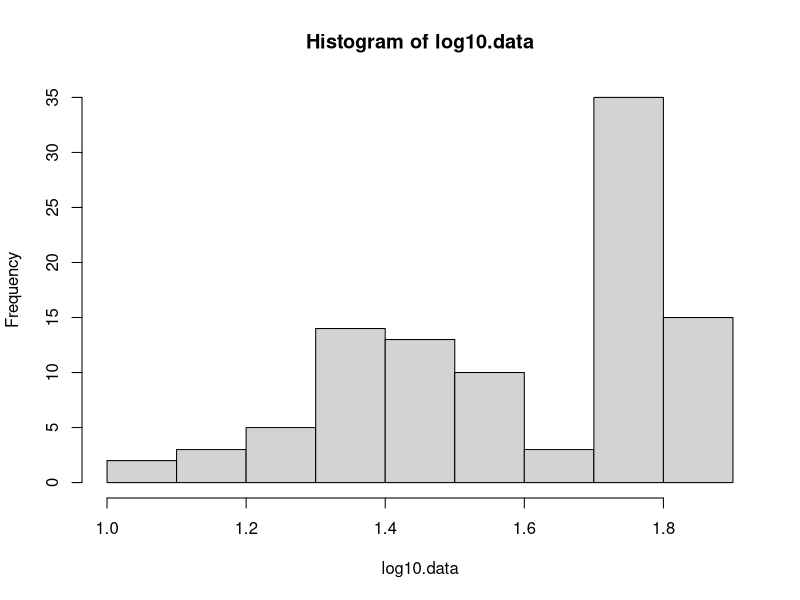

The R source for this figure: (Note: this script raises an error after producing the figure.)
### A reprex for trying to interpret the code from Barichievy et al. 2018 Ecology and Evolution paper
# Create data -------------------------------------------------------------

# Create a simple bimodal body mass distirbution
log10.data <- c(log(rnorm(4, .5, n = 50)), log(rnorm(6, .1, n = 50)))
hist(log10.data)


# Eplore the netutral null function ---------------------------------------

# set the resolution over which we will generate random samples?
resolution = 100

## Run through the neutral null function
# Neutral.Null <- function(log10.data, resolution=4000) {
  log10.data <- sort(log10.data)
  
  # get min and max body masses
  Dmax = max(log10.data, na.rm = TRUE)
  Dmin = min(log10.data, na.rm = TRUE)
  
  # get space elapsed between sampling within a simulation (unit takes on unit log10.data)
  ds = (Dmax - Dmin) / resolution
  
  # Get the upper and lower limits the bandwidth values
  MaxK = (Dmax - Dmin) / 2
  MinK = ds * 2
  
  # create a vector of bandwidth (bw) values for use in the density function below
  ks = seq(MinK, MaxK, by = 1 / resolution)
  
  # generate an empty matrix 
  bws = matrix(data = NA,
               nrow = length(ks),
               ncol = 1)
  
  # Run loop over the vector of ks
  for (i in 1:length(ks)) {
    
    # calculate KS density estimate
    KSdens <- density(log10.data, bw = ks[i], "gaussian", adjust = 1)
    
    
    # Test if the ksdensity is unimodal by...
      ## take first difference (convert to -1,0,or 1)
      ### take another first difference to get -2, 0, or 2
    TF <- which(diff(sign(diff(KSdens$y))) == 2) + 1
    
    ### So, is this saying that if ANY differ from 
    if (length(TF) == 0) bws[i] = 1
    if (length(TF) != 0)  bws[i] = 0
  }
  
  #Define the neutral Null
    ## first get the minimum of the bandwidths, which indicates I think the FIRST break in the distirbuiton?
    r = min(which(bws == 1))
  
    # Get the bandwidth for the neutral null distirbution we will compare to ours....
  hnull = ks[r]
  return(hnull)

  # }





# Explore bootstrap function ----------------------------------------------

    
# DD <- function(log10.data, hnull, Sample.N = 1000, adjust=1, thresh=0.90) {

  # build a null distribution based on the bandwidth identified in the Neutral Null function
  NNull <- density(log10.data, bw = hnull, "gaussian", adjust = adjust)
  
  ## compare the original density plot to the new Nnull density
  # par(mfrow=c(1,2))  
  #     plot(NNull)
  #     plot(density(log10.data))
  
                  
  N <- length(log10.data)
  
  # generate empty matrix
  null.samples <- matrix(data = 0,
                         ncol = Sample.N,
                         nrow = N)
  
  ## Build a matrix containing all the random samples from the NNull where rows represent a new simulated data
  for (i in 1:Sample.N) {
    #sample the null model
    rand.N <- sample(NNull$x, N, replace = TRUE, prob = NNull$y)
    #calculate the gaps and insert into the matrix
    null.samples[, i] <- sort(rand.N, decreasing = FALSE)
  }
  
  #generate gaps of observed data
  
  ## First difference of observed data
  gaps.log10.data <- diff(log10.data)
  # First differences
  gaps.null.samples <- diff(null.samples, decreasing = FALSE)
  
  # create empty matrix to save gap percentile results
  gap.percentile <- matrix(data = 0,
                           nrow = length(gaps.log10.data),
                           ncol = 1)
  
  # For each space between observations in the original data (i.e. # =N-1)
  for (i in 1:length(gaps.log10.data)) {
    #generate distribution of gaps per row (per gap rank)
    gap.percentile[i] <-
      ecdf(gaps.null.samples[i, ])(gaps.log10.data[i])
    
  }
  
  Bootstrap.gaps <- rbind(gap.percentile, 0)
  Bootstrap.gaps <- data.frame(log10.data, Bootstrap.gaps) %>%
    mutate(rank = seq(1, length(Bootstrap.gaps))) %>%
    mutate(isGap = as.factor(ifelse(Bootstrap.gaps >= thresh, "yes", "no")))
  
  
  
  # return(Bootstrap.gaps)
  
# }


# Compare distribution to previous year distribution ----------------------



# visualizing the body masses ---------------------------------------------
plotDD <- function(Boostrap.gaps, perc.cutoff = 0.95, type=c("hist","density")){
  
  # if(type=="density") 
  p <- ggplot(Bootstrap.gaps %>% filter(gap.percentile>=perc.cutoff))+
    geom_density(aes(log10.data))
  
  
  p<-p+theme_bw()
  
  p2 <- ggplot(Bootstrap.gaps %>% filter(gap.percentile<=1-perc.cutoff))+
    geom_point(aes(x =rank, y = log10.data))+
    geom_vline(aes(xintercept=))
  
  p2  
  
}
  